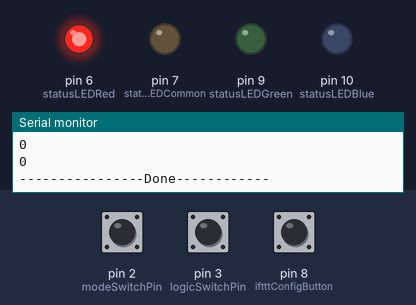
The sketch below on a simulated Arduino Uno, built with avr-gcc and run on an emulated ATmega328P. On the bench: output pins drawn as LEDs (lit = HIGH), the last lines printed to the serial monitor. The test bench sets the inputs (shaded band); at power-on: pin 2 (modeSwitchPin) LOW, pin 3 (logicSwitchPin) LOW, pin 8 (iftttConfigButton) LOW.

Above: at 0.5 s.
At 1.5 s:
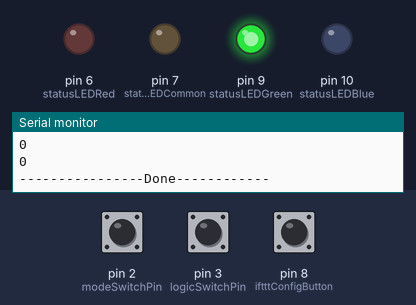
At 5.5 s:
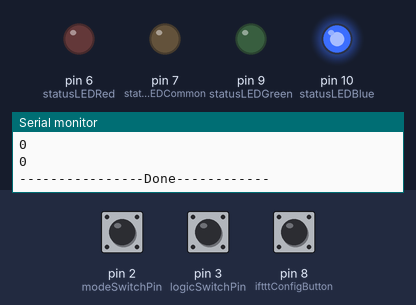
Timing chart, 0 to 6.9 s (numbered marks = the images above):
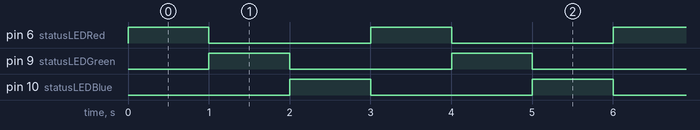

Measured:
- by itself, pin 6 (statusLEDRed), pin 9 (statusLEDGreen), pin 10 (statusLEDBlue): alternates HIGH for 1.0 s and LOW for 2.0 s
- by itself, everything shown: repeats every 3.0 s, in 3 steps

The sketch:

testPatchComponents.ino
```cpp
#include <SoftwareSerial.h>

static const uint8_t statusLEDRed = 6; ///< PWM
static const uint8_t statusLEDGreen = 9; ///< PWM
static const uint8_t statusLEDBlue = 10; ///< PWM
static const uint8_t statusLEDCommon = 7; ///< any digital pin for Timer1

// Digital input pin for slider switch to switch between tangible and IFTTT
// mode.
static const uint8_t modeSwitchPin = 2; ///< External interrupt

// Digital input pin for slider switch to switch between AND and OR for
// input combining.
static const uint8_t logicSwitchPin = 3; ///< External interrupt

// Push-button for initializing IFTTT config transfer process
static const uint8_t iftttConfigButton = 8;

static const uint8_t ssRX = A0; ///< SoftwareSerial
static const uint8_t ssTX = A1; ///< SoftwareSerial
SoftwareSerial bluetoothSerial(ssRX, ssTX);

uint8_t color;

void setup() {
    pinMode(statusLEDRed, OUTPUT);
    pinMode(statusLEDBlue, OUTPUT);
    pinMode(statusLEDGreen, OUTPUT);
    pinMode(statusLEDCommon, OUTPUT);

    pinMode(modeSwitchPin, INPUT);
    pinMode(logicSwitchPin, INPUT);
    pinMode(iftttConfigButton, INPUT);

    color = 0;

    Serial.begin(9600);
    bluetoothSerial.begin(9600);
}

void loop() {
    Serial.println(digitalRead(modeSwitchPin));
    Serial.println(digitalRead(logicSwitchPin));
    Serial.println(digitalRead(iftttConfigButton));

    if (color == 0) {
        digitalWrite(statusLEDRed, HIGH);
        digitalWrite(statusLEDGreen, LOW);
        digitalWrite(statusLEDBlue, LOW);
    }
    else if (color == 1) {
        digitalWrite(statusLEDRed, LOW);
        digitalWrite(statusLEDGreen, HIGH);
        digitalWrite(statusLEDBlue, LOW);
    }
    else if (color == 2) {
        digitalWrite(statusLEDRed, LOW);
        digitalWrite(statusLEDGreen, LOW);
        digitalWrite(statusLEDBlue, HIGH);
    }

    if (bluetoothSerial.available()) {
        Serial.write(bluetoothSerial.read());
    }

    Serial.println("----------------Done------------");

    color = (color + 1) % 3;
    delay(1000);
}
```
